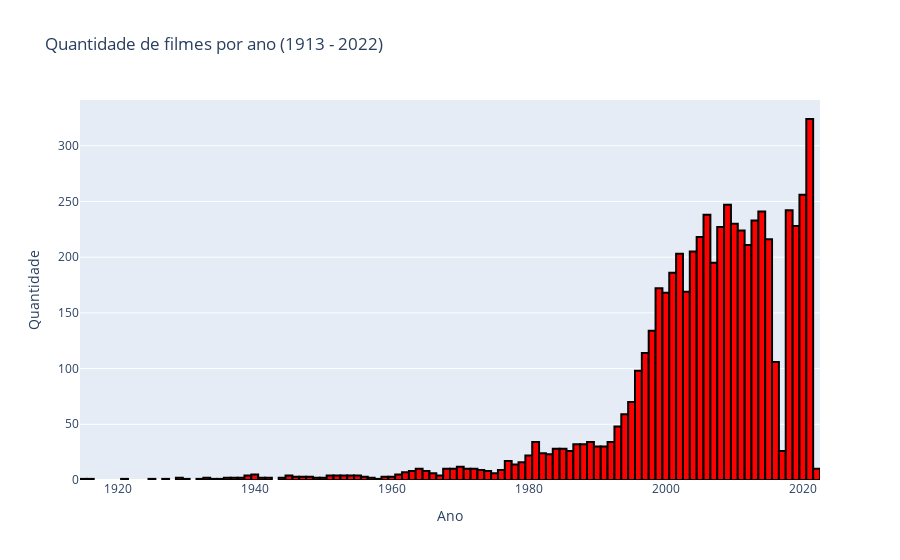

Write notebook code for a chart like this one.
### Code cell
#Plotando um hisograma por ano
trace1 = go.Histogram(x =  df["release_date"].dt.year,
                      marker = {"color":"red",
                              "line": {'width': 2,
                                      'color': 'black'}})

layout = go.Layout(title= "Quantidade de filmes por ano (1913 - 2022)",
                   yaxis = {"title": "Quantidade"},
                   xaxis = {"title":"Ano"})

data = [trace1]
fig = go.Figure(data = data, layout = layout)
py.iplot(fig)

### Figure 1 — Plotly figure (JSON) as saved in the notebook; plotly's stock layout.template omitted (floating-point values rounded to 4 significant figures; data arrays with more than 128 entries replaced by an {"elided": "..."} marker saying what was removed)
{"data": [{"marker": {"color": "red", "line": {"color": "black", "width": 2}}, "type": "histogram", "x": {"elided": "5939 int values"}}], "layout": {"title": {"text": "Quantidade de filmes por ano (1913 - 2022)"}, "xaxis": {"title": {"text": "Ano"}}, "yaxis": {"title": {"text": "Quantidade"}}}}
